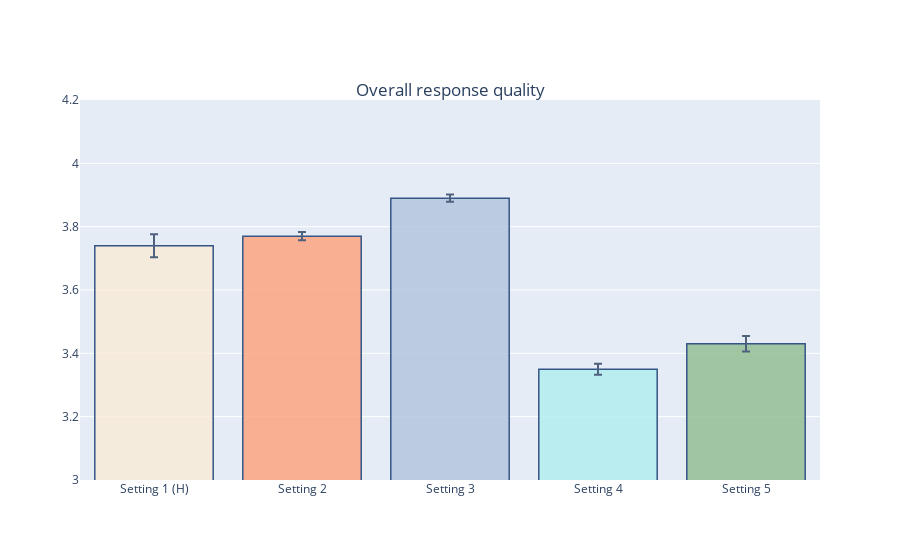

The cell this chart's notebook holds for it:
### Code cell
colors = ['#FAEBD7', '#FFA07A', '#B0C4DE', '#AFEEEE', '#8FBC8F']

x = ['Setting 1 (H)', 'Setting 2', 'Setting 3', 'Setting 4', 'Setting 5']
y = [scores1, scores2, scores3, scores4, scores5]

yErorr = [np.std(z)/math.sqrt(len(z)) for z in y] 

y = [round(statistics.mean(z), 2) for z in y]

fig = go.Figure()
fig.add_trace(go.Bar(
    name='Setting',
    x=x, y=y, text=y, textposition='inside',insidetextanchor='middle',
    marker_color=colors,
    marker_line_color='rgb(8,48,107)', marker_line_width=1.5, opacity=0.8,
    error_y=dict(type='data', array=yErorr)
))

fig.update_layout(
    title={
        'text': 'Overall response quality',
        'y':0.85,
        'x':0.5,
        'xanchor': 'center',
        'yanchor': 'top'})
fig.update_yaxes(range=[3, 4.2])


fig.show()

### Figure 1 — Plotly figure (JSON) as saved in the notebook; plotly's stock layout.template omitted (floating-point values rounded to 4 significant figures)
{"data": [{"error_y": {"array": [0.03632, 0.01301, 0.01156, 0.01748, 0.02457], "type": "data"}, "insidetextanchor": "middle", "marker": {"color": ["#FAEBD7", "#FFA07A", "#B0C4DE", "#AFEEEE", "#8FBC8F"], "line": {"color": "rgb(8,48,107)", "width": 1.5}}, "name": "Setting", "opacity": 0.8, "text": ["3.74", "3.77", "3.89", "3.35", "3.43"], "textposition": "inside", "type": "bar", "x": ["Setting 1 (H)", "Setting 2", "Setting 3", "Setting 4", "Setting 5"], "y": [3.74, 3.77, 3.89, 3.35, 3.43]}], "layout": {"title": {"text": "Overall response quality", "x": 0.5, "xanchor": "center", "y": 0.85, "yanchor": "top"}, "yaxis": {"range": [3, 4.2]}}}
